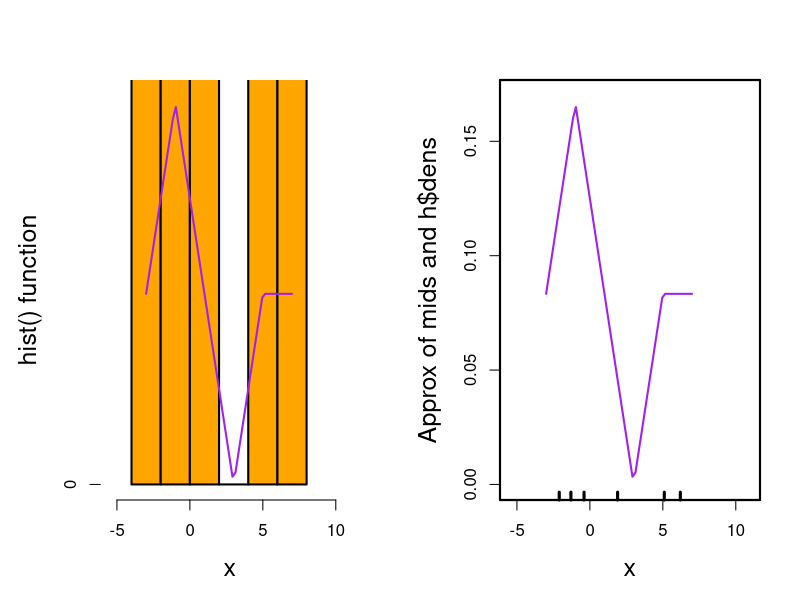
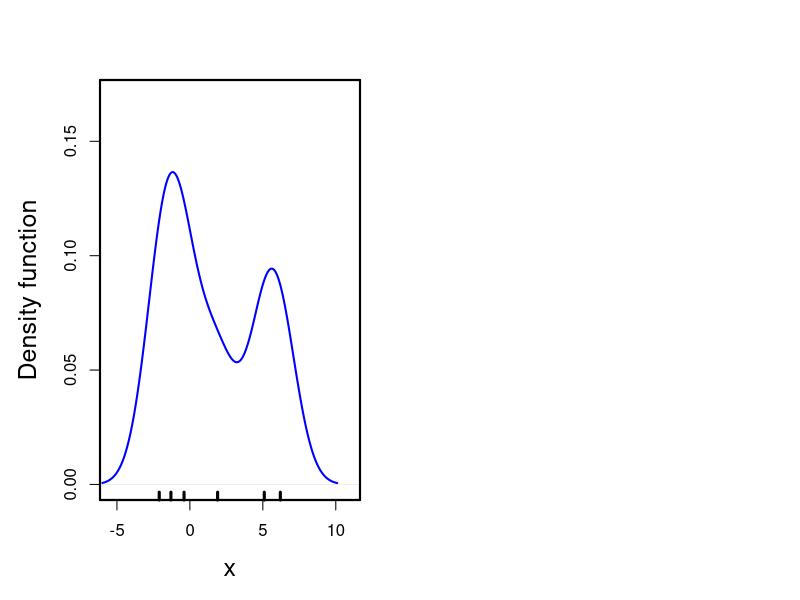

Recreate these plots in R, in order.
#!/usr/bin/env Rscript
# this script does what?
# I want to try splicefun, see how different of close it is to density plot IN THE NAIVE MANNER.
# In the naive manner? well, you see density is based on kernels, little normal distributions places over each point.
# so splinefun needs more if it's going to get closer to density ... and may even need to use the desnity function itself first.
library(Cairo)
set.seed(2)

rx <- c(-2.1, -1.3, -.4, 1.9, 5.1, 6.2) # eyeballed values 

h <- hist(rx, breaks=4, plot=F)
d <- density(rx, bw=1.3) # eyeballed bandwidth
a <- approx(h$mids, h$density)
spl <- spline(d$x, d$y)

CairoPNG("kd3c.png", 1600, 800)
par(mfrow=c(1,2))
par(lwd=2) # will both axes and the bar borders to this width by default.
par(mar = c(5, 5, 4, 2))
# plot(d, type="l", col="blue", xlab="x", ylab="Density function", main="", cex.lab=1.5, xlim=c(-5.5, 11), ylim=c(0,.17))
plot(h, col="orange", xlab="x", ylab="hist() function", main="", cex.lab=1.5, xlim=c(-5.5, 11), ylim=c(0,.17))
lines(a, col="purple")
plot(a, type="l", lwd=2, col="purple", xlab="x", ylab="Approx of mids and h$dens", main="", cex.lab=1.5, xlim=c(-5.5, 11), ylim=c(0,.17)) # watch that freq option.
box() # make a box in stead of isolated x and y
rug(rx, lwd=3, ticksize=0.03)

plot(d, type="l", col="blue", xlab="x", ylab="Density function", main="", cex.lab=1.5, xlim=c(-5.5, 11), ylim=c(0,.17))
box() # make a box in stead of isolated x and y
rug(rx, lwd=3, ticksize=0.03)

dev.off()
